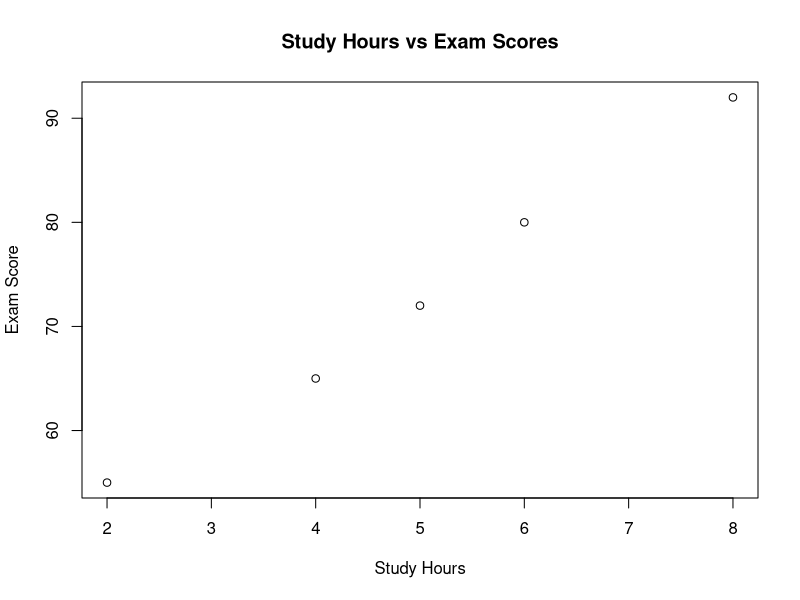

The R source for this figure:
# Student Performance Analysis
# Synthetic dataset for educational purposes

students <- data.frame(
  student = c("A", "B", "C", "D", "E"),
  hours = c(2, 4, 5, 6, 8),
  score = c(55, 65, 72, 80, 92)
)

print(students)
summary(students)

plot(students$hours, students$score,
     main = "Study Hours vs Exam Scores",
     xlab = "Study Hours",
     ylab = "Exam Score")
